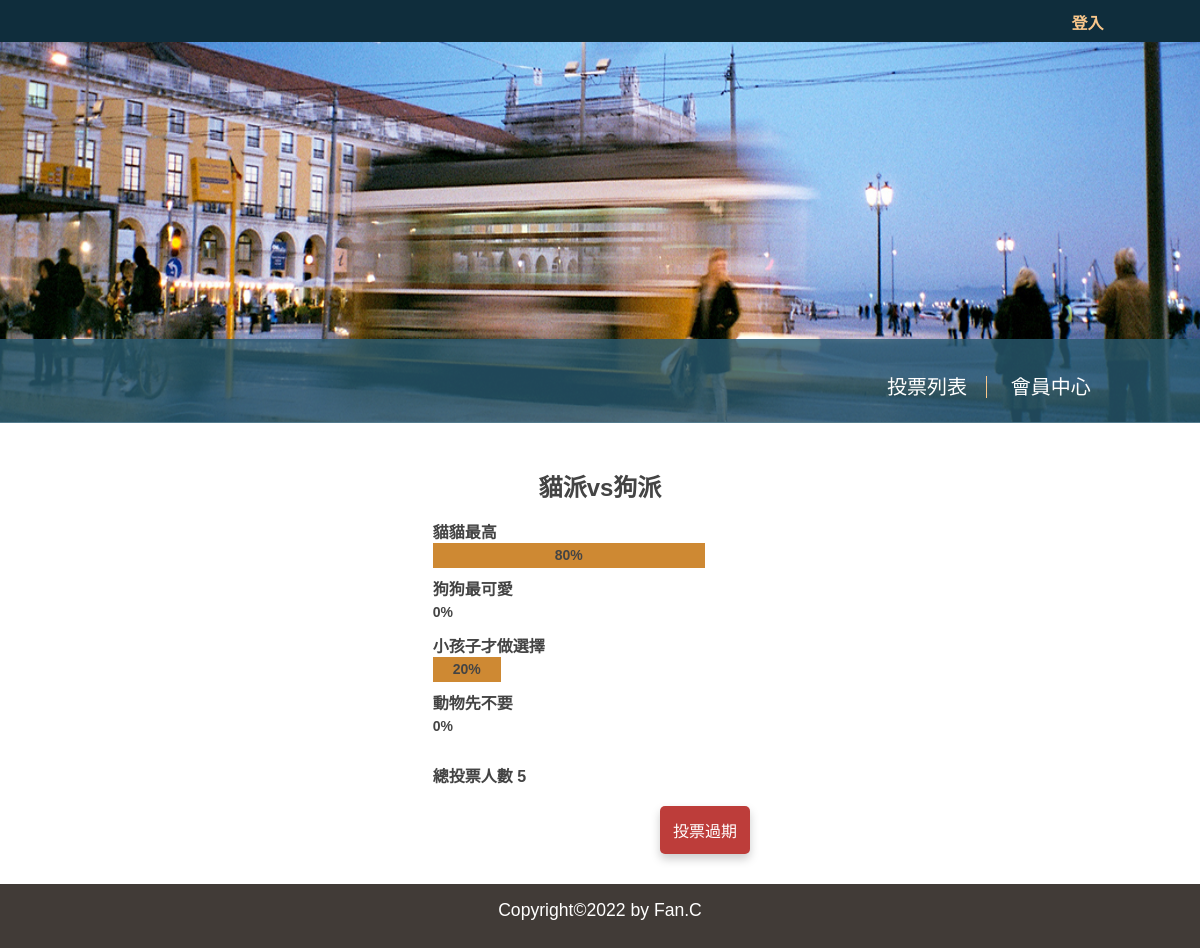
/?do=vote_result&id=1, run on an earlier commit of the app's database.
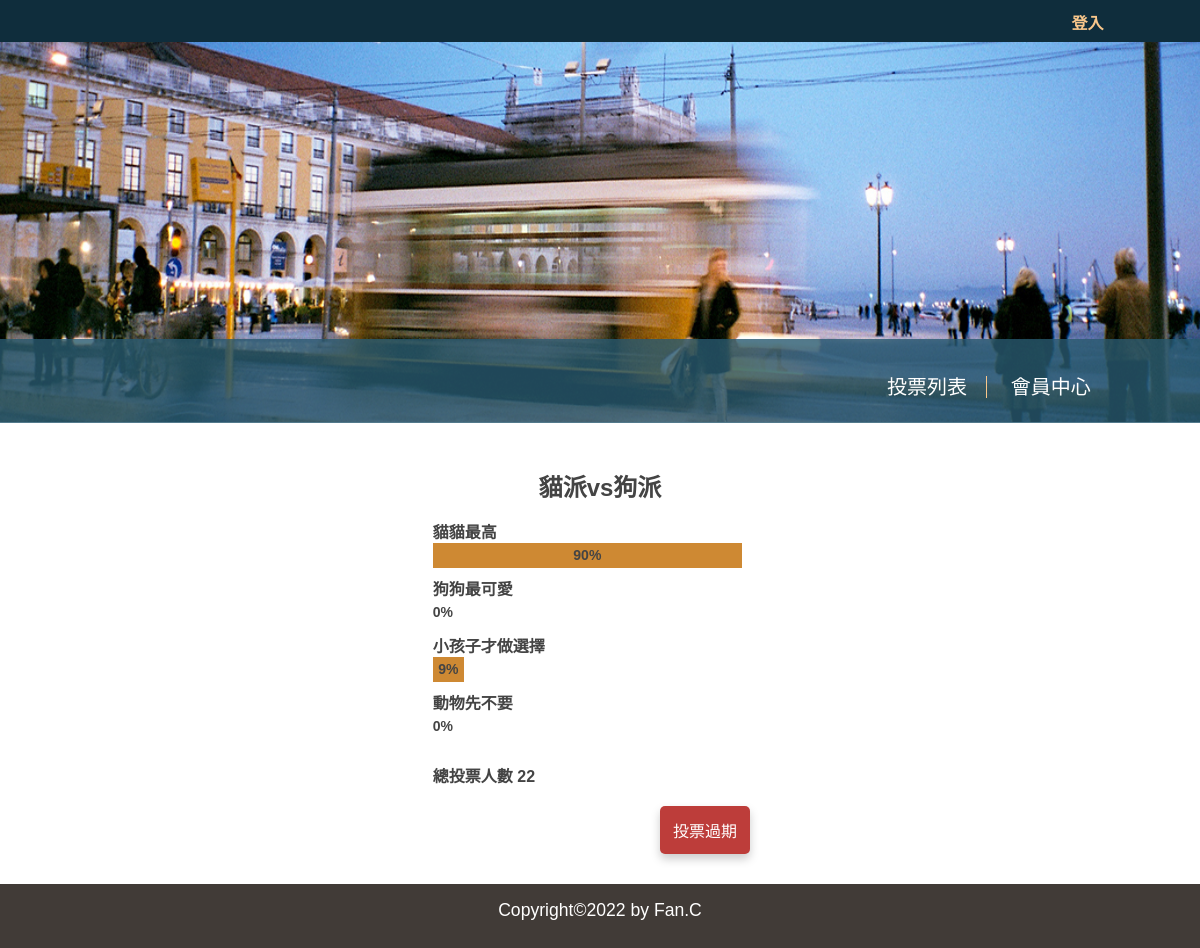
And on a later commit of the database.
### tables this page shows
CREATE TABLE `options` (
  `id` int(11) UNSIGNED NOT NULL COMMENT '序號',
  `option` varchar(128) NOT NULL COMMENT '選項描述',
  `subject_id` int(11) UNSIGNED NOT NULL,
  `total` int(11) UNSIGNED NOT NULL DEFAULT 0
);

CREATE TABLE `subjects` (
  `id` int(11) UNSIGNED NOT NULL COMMENT '序號',
  `subject` varchar(128) NOT NULL COMMENT '主題描述',
  `type_id` int(11) UNSIGNED NOT NULL,
  `multiple` tinyint(1) NOT NULL DEFAULT 0 COMMENT '單/複選',
  `multi_limit` tinyint(2) NOT NULL DEFAULT 1 COMMENT '單/複選項目數',
  `start` date NOT NULL,
  `end` date NOT NULL,
  `total` int(11) UNSIGNED NOT NULL DEFAULT 0
);

### api/base.php (called while the page is built, shortened)
<?php
function pdo()
{
    $dsn = "mysql:host=localhost;charset=utf8;dbname=vote";
    return new PDO($dsn, 'root', '');
}
function all($table, ...$arg)
{
    $pdo = pdo();
    $sql = "SELECT * FROM $table ";
    switch (count($arg)) {
        case 1:
            if (is_array($arg[0]) && !empty($arg[0])) {
                foreach ($arg[0] as $key => $value) {
                    $tmp[] = "`$key`='$value'";
                }
                $sql .= " WHERE " . implode(" AND ", $tmp);
            } else if (empty($arg[0])) {
            } else {
                $sql .= $arg[0];
            }
            break;
    }
    return $pdo->query($sql)->fetchAll(PDO::FETCH_ASSOC);
}
function find($table, $arg)
{
    $pdo = pdo();
    $sql = "SELECT * FROM $table WHERE ";
    if (is_array($arg)) {
        foreach ($arg as $key => $value) {
            $tmp[] = "`$key`='$value'";
        }
        $sql .= implode(" AND ", $tmp);
    } else {
        $sql .= " `id`='$arg'";
    }
    return $pdo->query($sql)->fetch(PDO::FETCH_ASSOC);
}

### front/vote_result.php (the view, shortened to what this page needs)
<?php
$subject = find("subjects", $_GET['id']);
$opts = all("options", ['subject_id' => $_GET['id']]);
?>
<!DOCTYPE html>
<html lang="en">
<head>
</head>
<body>
    <div class="result-box">
        <div class="subject">
            <h2 class="text-center"><?= $subject['subject']; ?></h2>
        </div>
        <div style="margin: 0.5rem 0.1rem 0.5rem 0.8rem;">
            <?php
            foreach ($opts as $opt) {
                $total = ($subject['total'] == 0) ? 1 : $subject['total'];
                $rate = $opt['total'] / $total;
            ?>
                <div class="opt-box">
                    <label class="opt-text"><?= $opt['option']; ?></label>
                    <div class="text-center opt-bar" style="width:<?= 340 * $rate; ?>px">
                        <?= floor(($rate * 100)) . "%"; ?></div>
                </div>
            <?php
            }
            ?>
            <div class="total">
                <label>總投票人數</label>
                <span class="total">
                    <?= $subject['total']; ?>
                </span>
            </div>
        </div>
        <div class="btn">
            <?php
            if ((strtotime("now")) > (strtotime($subject['end']))) {
            ?>
                <button class="govote" onclick="location.href='../vote/index.php' "style="background-color: #bd3d3a; color: white;">投票過期</button>
            <?php
            } elseif (isset($_SESSION['acc'])) {
            ?>
                <button class="govote" onclick="location.href='?do=vote&id=<?= $subject['id']; ?>'">我要投票</button>
            <?php
            } else {
            ?>
                <button class="govote" onclick="location.href='../vote/login/login.php'">我要投票</button>
            <?php
            }
            ?>
        </div>
    </div>
</body>
</html>

What changed in the data, as far as the page shows it:
changed subjects "貓派vs狗派": total "5" → "22"
changed options "貓貓最高": total 4 → 20 (drawn); floor(($rate*100)) "80" → "90"
changed options "小孩子才做選擇": total 1 → 2 (drawn); floor(($rate*100)) "20" → "9"
